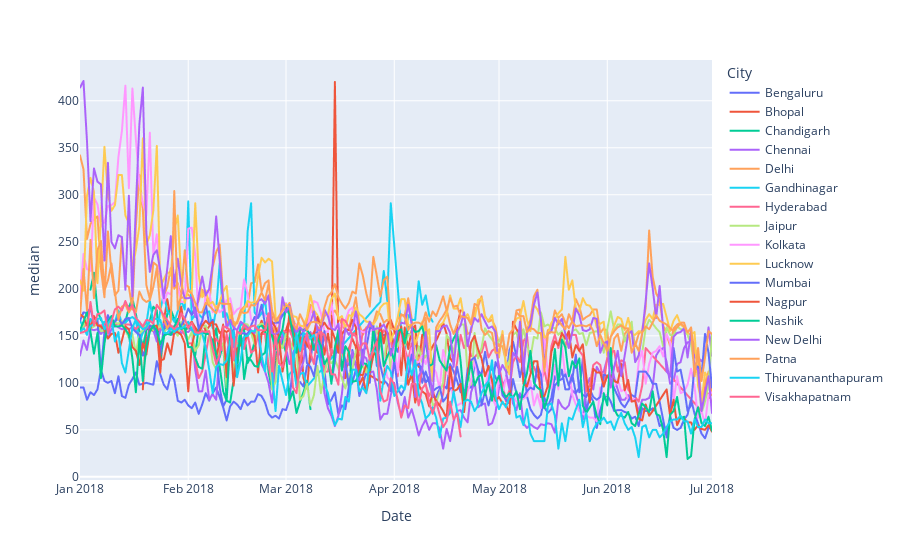

Notebook code cell kept with this figure:
### Code cell
df=df18[df18['Specie'].isin(['pm25'])]
fig=px.line(df,'Date','median',color='City')
fig.show()

### Figure 1 — Plotly figure (JSON) as saved in the notebook; plotly's stock layout.template omitted (floating-point values rounded to 4 significant figures; data arrays with more than 128 entries replaced by an {"elided": "..."} marker saying what was removed)
{"data": [{"hovertemplate": "City=Bengaluru<br>Date=%{x}<br>median=%{y}<extra></extra>", "legendgroup": "Bengaluru", "line": {"color": "#636efa", "dash": "solid"}, "mode": "lines", "name": "Bengaluru", "showlegend": true, "type": "scattergl", "x": {"elided": "182 str values"}, "xaxis": "x", "y": {"elided": "182 int values"}, "yaxis": "y"}, {"hovertemplate": "City=Bhopal<br>Date=%{x}<br>median=%{y}<extra></extra>", "legendgroup": "Bhopal", "line": {"color": "#EF553B", "dash": "solid"}, "mode": "lines", "name": "Bhopal", "showlegend": true, "type": "scattergl", "x": ["2018-01-19T00:00:00", "2018-01-20T00:00:00", "2018-01-21T00:00:00", "2018-01-22T00:00:00", "2018-01-23T00:00:00", "2018-01-24T00:00:00", "2018-01-25T00:00:00", "2018-01-26T00:00:00", "2018-01-27T00:00:00", "2018-01-28T00:00:00", "2018-01-29T00:00:00", "2018-01-30T00:00:00", "2018-01-31T00:00:00", "2018-02-01T00:00:00", "2018-02-02T00:00:00", "2018-02-03T00:00:00", "2018-02-04T00:00:00", "2018-02-05T00:00:00", "2018-02-06T00:00:00", "2018-02-07T00:00:00", "2018-02-08T00:00:00", "2018-02-09T00:00:00", "2018-02-10T00:00:00", "2018-02-11T00:00:00", "2018-02-12T00:00:00", "2018-02-13T00:00:00", "2018-02-14T00:00:00", "2018-02-15T00:00:00", "2018-02-16T00:00:00", "2018-02-17T00:00:00", "2018-02-18T00:00:00", "2018-02-19T00:00:00", "2018-02-20T00:00:00", "2018-02-21T00:00:00", "2018-02-22T00:00:00", "2018-02-23T00:00:00", "2018-02-24T00:00:00", "2018-02-25T00:00:00", "2018-02-26T00:00:00", "2018-02-27T00:00:00", "2018-02-28T00:00:00", "2018-03-01T00:00:00", "2018-03-02T00:00:00", "2018-03-03T00:00:00", "2018-03-04T00:00:00", "2018-03-05T00:00:00", "2018-03-06T00:00:00", "2018-03-07T00:00:00", "2018-03-08T00:00:00", "2018-03-09T00:00:00", "2018-03-10T00:00:00", "2018-03-11T00:00:00", "2018-03-12T00:00:00", "2018-03-13T00:00:00", "2018-03-14T00:00:00", "2018-03-15T00:00:00", "2018-03-16T00:00:00", "2018-03-17T00:00:00", "2018-03-18T00:00:00", "2018-03-19T00:00:00", "2018-03-20T00:00:00", "2018-03-21T00:00:00", "2018-03-22T00:00:00", "2018-03-23T00:00:00", "2018-03-24T00:00:00", "2018-03-25T00:00:00", "2018-03-29T00:00:00", "2018-03-30T00:00:00", "2018-03-31T00:00:00", "2018-04-01T00:00:00", "2018-04-02T00:00:00", "2018-04-03T00:00:00", "2018-04-04T00:00:00", "2018-04-05T00:00:00", "2018-04-06T00:00:00", "2018-04-07T00:00:00", "2018-04-08T00:00:00", "2018-04-09T00:00:00", "2018-04-10T00:00:00", "2018-04-11T00:00:00", "2018-04-12T00:00:00", "2018-04-13T00:00:00", "2018-04-14T00:00:00", "2018-04-15T00:00:00", "2018-04-16T00:00:00", "2018-04-17T00:00:00", "2018-04-18T00:00:00", "2018-04-19T00:00:00", "2018-04-20T00:00:00"], "xaxis": "x", "y": [93, 157, 157, 155, 157, 111, 166, 189, 168, 168, 164, 181, 154, 161, 165, 159, 153, 165, 155, 160, 163, 162, 153, 156, 154, 157, 145, 115, 157, 157, 158, 153, 147, 156, 166, 156, 170, 170, 108, 150, 147, 156, 168, 148, 95, 156, 105, 94, 135, 154, 132, 156, 130, 153, 129, 420, 135, 148, 105, 136, 147, 138, 98, 106, 89, 108, 99, 150, 155, 136, 152, 108, 159, 136, 156, 161, 117, 151, 152, 130, 139, 145, 153, 164, 152, 126, 121, 160, 177], "yaxis": "y"}, {"hovertemplate": "City=Chandigarh<br>Date=%{x}<br>median=%{y}<extra></extra>", "legendgroup": "Chandigarh", "line": {"color": "#00cc96", "dash": "solid"}, "mode": "lines", "name": "Chandigarh", "showlegend": true, "type": "scattergl", "x": ["2018-01-04T00:00:00", "2018-01-05T00:00:00", "2018-01-06T00:00:00", "2018-01-07T00:00:00", "2018-01-08T00:00:00", "2018-01-09T00:00:00", "2018-01-10T00:00:00", "2018-01-11T00:00:00", "2018-01-12T00:00:00", "2018-01-13T00:00:00", "2018-01-14T00:00:00", "2018-01-15T00:00:00", "2018-01-16T00:00:00", "2018-01-17T00:00:00", "2018-01-18T00:00:00", "2018-01-19T00:00:00", "2018-01-20T00:00:00", "2018-01-21T00:00:00", "2018-01-22T00:00:00", "2018-01-23T00:00:00", "2018-01-24T00:00:00", "2018-01-25T00:00:00", "2018-01-26T00:00:00", "2018-01-27T00:00:00", "2018-01-28T00:00:00", "2018-01-29T00:00:00", "2018-01-30T00:00:00", "2018-01-31T00:00:00", "2018-02-01T00:00:00", "2018-02-02T00:00:00", "2018-02-03T00:00:00", "2018-02-04T00:00:00", "2018-02-05T00:00:00", "2018-02-06T00:00:00", "2018-02-07T00:00:00", "2018-02-08T00:00:00", "2018-02-09T00:00:00", "2018-02-10T00:00:00", "2018-02-11T00:00:00", "2018-02-12T00:00:00", "2018-02-13T00:00:00", "2018-02-14T00:00:00", "2018-02-15T00:00:00", "2018-02-16T00:00:00", "2018-02-17T00:00:00", "2018-02-18T00:00:00", "2018-02-19T00:00:00", "2018-02-20T00:00:00", "2018-02-21T00:00:00", "2018-02-22T00:00:00", "2018-02-23T00:00:00", "2018-02-24T00:00:00", "2018-02-25T00:00:00", "2018-02-26T00:00:00", "2018-02-27T00:00:00", "2018-02-28T00:00:00", "2018-03-01T00:00:00", "2018-03-02T00:00:00", "2018-03-03T00:00:00", "2018-03-04T00:00:00", "2018-03-05T00:00:00", "2018-03-06T00:00:00", "2018-03-07T00:00:00", "2018-03-08T00:00:00"], "xaxis": "x", "y": [199, 217, 177, 167, 162, 168, 167, 165, 169, 161, 165, 180, 190, 173, 155, 138, 156, 166, 181, 177, 126, 147, 174, 178, 168, 156, 159, 157, 158, 157, 129, 159, 153, 153, 153, 139, 158, 127, 142, 81, 79, 103, 114, 155, 156, 121, 129, 144, 159, 161, 155, 111, 93, 133, 132, 145, 132, 81, 91, 68, 80, 90, 102, 72], "yaxis": "y"}, {"hovertemplate": "City=Chennai<br>Date=%{x}<br>median=%{y}<extra></extra>", "legendgroup": "Chennai", "line": {"color": "#ab63fa", "dash": "solid"}, "mode": "lines", "name": "Chennai", "showlegend": true, "type": "scattergl", "x": {"elided": "182 str values"}, "xaxis": "x", "y": {"elided": "182 int values"}, "yaxis": "y"}, {"hovertemplate": "City=Delhi<br>Date=%{x}<br>median=%{y}<extra></extra>", "legendgroup": "Delhi", "line": {"color": "#FFA15A", "dash": "solid"}, "mode": "lines", "name": "Delhi", "showlegend": true, "type": "scattergl", "x": {"elided": "182 str values"}, "xaxis": "x", "y": {"elided": "182 int values"}, "yaxis": "y"}, {"hovertemplate": "City=Gandhinagar<br>Date=%{x}<br>median=%{y}<extra></extra>", "legendgroup": "Gandhinagar", "line": {"color": "#19d3f3", "dash": "solid"}, "mode": "lines", "name": "Gandhinagar", "showlegend": true, "type": "scattergl", "x": ["2018-01-01T00:00:00", "2018-01-02T00:00:00", "2018-01-03T00:00:00", "2018-01-04T00:00:00", "2018-01-05T00:00:00", "2018-01-06T00:00:00", "2018-01-07T00:00:00", "2018-01-08T00:00:00", "2018-01-09T00:00:00", "2018-01-10T00:00:00", "2018-01-11T00:00:00", "2018-01-12T00:00:00", "2018-01-13T00:00:00", "2018-01-14T00:00:00", "2018-01-15T00:00:00", "2018-01-16T00:00:00", "2018-01-17T00:00:00", "2018-01-18T00:00:00", "2018-01-19T00:00:00", "2018-01-20T00:00:00", "2018-01-21T00:00:00", "2018-01-22T00:00:00", "2018-01-23T00:00:00", "2018-01-24T00:00:00", "2018-01-25T00:00:00", "2018-01-26T00:00:00", "2018-01-27T00:00:00", "2018-01-28T00:00:00", "2018-01-29T00:00:00", "2018-01-30T00:00:00", "2018-01-31T00:00:00", "2018-02-01T00:00:00", "2018-02-02T00:00:00", "2018-02-03T00:00:00", "2018-02-04T00:00:00", "2018-02-05T00:00:00", "2018-02-06T00:00:00", "2018-02-07T00:00:00", "2018-02-08T00:00:00", "2018-02-09T00:00:00", "2018-02-10T00:00:00", "2018-02-11T00:00:00", "2018-02-12T00:00:00", "2018-02-13T00:00:00", "2018-02-14T00:00:00", "2018-02-15T00:00:00", "2018-02-16T00:00:00", "2018-02-17T00:00:00", "2018-02-18T00:00:00", "2018-02-19T00:00:00", "2018-02-20T00:00:00", "2018-02-21T00:00:00", "2018-02-22T00:00:00", "2018-02-23T00:00:00", "2018-02-25T00:00:00", "2018-02-26T00:00:00", "2018-02-27T00:00:00", "2018-02-28T00:00:00", "2018-03-01T00:00:00", "2018-03-02T00:00:00", "2018-03-03T00:00:00", "2018-03-04T00:00:00", "2018-03-05T00:00:00", "2018-03-06T00:00:00", "2018-03-07T00:00:00", "2018-03-27T00:00:00", "2018-03-28T00:00:00", "2018-03-29T00:00:00", "2018-03-30T00:00:00", "2018-03-31T00:00:00", "2018-04-03T00:00:00", "2018-04-04T00:00:00", "2018-04-05T00:00:00", "2018-04-06T00:00:00", "2018-04-07T00:00:00", "2018-04-08T00:00:00", "2018-04-09T00:00:00", "2018-04-10T00:00:00", "2018-04-11T00:00:00", "2018-04-12T00:00:00"], "xaxis": "x", "y": [166, 159, 151, 168, 162, 162, 157, 165, 159, 160, 165, 177, 162, 164, 168, 170, 167, 141, 154, 163, 187, 164, 151, 177, 195, 176, 171, 165, 176, 187, 178, 293, 167, 173, 173, 169, 175, 176, 158, 178, 227, 170, 174, 162, 146, 130, 164, 159, 261, 291, 175, 169, 174, 190, 107, 137, 153, 155, 145, 145, 122, 96, 109, 111, 96, 182, 186, 219, 187, 291, 156, 131, 172, 167, 167, 208, 183, 193, 172, 165], "yaxis": "y"}, {"hovertemplate": "City=Hyderabad<br>Date=%{x}<br>median=%{y}<extra></extra>", "legendgroup": "Hyderabad", "line": {"color": "#FF6692", "dash": "solid"}, "mode": "lines", "name": "Hyderabad", "showlegend": true, "type": "scattergl", "x": {"elided": "165 str values"}, "xaxis": "x", "y": {"elided": "165 int values"}, "yaxis": "y"}, {"hovertemplate": "City=Jaipur<br>Date=%{x}<br>median=%{y}<extra></extra>", "legendgroup": "Jaipur", "line": {"color": "#B6E880", "dash": "solid"}, "mode": "lines", "name": "Jaipur", "showlegend": true, "type": "scattergl", "x": {"elided": "182 str values"}, "xaxis": "x", "y": {"elided": "182 int values"}, "yaxis": "y"}, {"hovertemplate": "City=Kolkata<br>Date=%{x}<br>median=%{y}<extra></extra>", "legendgroup": "Kolkata", "line": {"color": "#FF97FF", "dash": "solid"}, "mode": "lines", "name": "Kolkata", "showlegend": true, "type": "scattergl", "x": {"elided": "182 str values"}, "xaxis": "x", "y": {"elided": "182 int values"}, "yaxis": "y"}, {"hovertemplate": "City=Lucknow<br>Date=%{x}<br>median=%{y}<extra></extra>", "legendgroup": "Lucknow", "line": {"color": "#FECB52", "dash": "solid"}, "mode": "lines", "name": "Lucknow", "showlegend": true, "type": "scattergl", "x": {"elided": "182 str values"}, "xaxis": "x", "y": {"elided": "182 int values"}, "yaxis": "y"}, {"hovertemplate": "City=Mumbai<br>Date=%{x}<br>median=%{y}<extra></extra>", "legendgroup": "Mumbai", "line": {"color": "#636efa", "dash": "solid"}, "mode": "lines", "name": "Mumbai", "showlegend": true, "type": "scattergl", "x": {"elided": "177 str values"}, "xaxis": "x", "y": {"elided": "177 int values"}, "yaxis": "y"}, {"hovertemplate": "City=Nagpur<br>Date=%{x}<br>median=%{y}<extra></extra>", "legendgroup": "Nagpur", "line": {"color": "#EF553B", "dash": "solid"}, "mode": "lines", "name": "Nagpur", "showlegend": true, "type": "scattergl", "x": {"elided": "176 str values"}, "xaxis": "x", "y": {"elided": "176 int values"}, "yaxis": "y"}, {"hovertemplate": "City=Nashik<br>Date=%{x}<br>median=%{y}<extra></extra>", "legendgroup": "Nashik", "line": {"color": "#00cc96", "dash": "solid"}, "mode": "lines", "name": "Nashik", "showlegend": true, "type": "scattergl", "x": {"elided": "178 str values"}, "xaxis": "x", "y": {"elided": "178 int values"}, "yaxis": "y"}, {"hovertemplate": "City=New Delhi<br>Date=%{x}<br>median=%{y}<extra></extra>", "legendgroup": "New Delhi", "line": {"color": "#ab63fa", "dash": "solid"}, "mode": "lines", "name": "New Delhi", "showlegend": true, "type": "scattergl", "x": {"elided": "178 str values"}, "xaxis": "x", "y": {"elided": "178 int values"}, "yaxis": "y"}, {"hovertemplate": "City=Patna<br>Date=%{x}<br>median=%{y}<extra></extra>", "legendgroup": "Patna", "line": {"color": "#FFA15A", "dash": "solid"}, "mode": "lines", "name": "Patna", "showlegend": true, "type": "scattergl", "x": {"elided": "182 str values"}, "xaxis": "x", "y": {"elided": "182 int values"}, "yaxis": "y"}, {"hovertemplate": "City=Thiruvananthapuram<br>Date=%{x}<br>median=%{y}<extra></extra>", "legendgroup": "Thiruvananthapuram", "line": {"color": "#19d3f3", "dash": "solid"}, "mode": "lines", "name": "Thiruvananthapuram", "showlegend": true, "type": "scattergl", "x": {"elided": "180 str values"}, "xaxis": "x", "y": {"elided": "180 int values"}, "yaxis": "y"}, {"hovertemplate": "City=Visakhapatnam<br>Date=%{x}<br>median=%{y}<extra></extra>", "legendgroup": "Visakhapatnam", "line": {"color": "#FF6692", "dash": "solid"}, "mode": "lines", "name": "Visakhapatnam", "showlegend": true, "type": "scattergl", "x": ["2018-01-01T00:00:00", "2018-01-02T00:00:00", "2018-01-03T00:00:00", "2018-01-04T00:00:00", "2018-01-05T00:00:00", "2018-01-06T00:00:00", "2018-01-07T00:00:00", "2018-01-08T00:00:00", "2018-01-09T00:00:00", "2018-01-10T00:00:00", "2018-01-11T00:00:00", "2018-01-12T00:00:00", "2018-01-13T00:00:00", "2018-01-14T00:00:00", "2018-01-15T00:00:00", "2018-01-16T00:00:00", "2018-01-17T00:00:00", "2018-01-18T00:00:00", "2018-01-19T00:00:00", "2018-01-20T00:00:00", "2018-01-21T00:00:00", "2018-01-22T00:00:00", "2018-01-23T00:00:00", "2018-01-27T00:00:00", "2018-01-28T00:00:00", "2018-01-29T00:00:00", "2018-01-30T00:00:00", "2018-01-31T00:00:00", "2018-02-01T00:00:00", "2018-02-02T00:00:00", "2018-02-03T00:00:00", "2018-02-04T00:00:00", "2018-02-05T00:00:00", "2018-02-06T00:00:00", "2018-02-07T00:00:00", "2018-02-08T00:00:00", "2018-02-09T00:00:00", "2018-02-10T00:00:00", "2018-02-11T00:00:00", "2018-02-12T00:00:00", "2018-02-13T00:00:00", "2018-02-14T00:00:00", "2018-02-15T00:00:00", "2018-02-16T00:00:00", "2018-02-17T00:00:00", "2018-02-18T00:00:00", "2018-02-19T00:00:00", "2018-02-20T00:00:00", "2018-02-21T00:00:00", "2018-02-22T00:00:00", "2018-02-23T00:00:00", "2018-02-24T00:00:00", "2018-02-25T00:00:00", "2018-02-26T00:00:00", "2018-02-27T00:00:00", "2018-02-28T00:00:00", "2018-03-01T00:00:00", "2018-03-02T00:00:00", "2018-03-03T00:00:00", "2018-03-04T00:00:00", "2018-03-05T00:00:00", "2018-03-06T00:00:00", "2018-03-07T00:00:00", "2018-03-08T00:00:00", "2018-03-09T00:00:00", "2018-03-10T00:00:00", "2018-03-11T00:00:00", "2018-03-12T00:00:00", "2018-03-13T00:00:00", "2018-03-14T00:00:00", "2018-03-15T00:00:00", "2018-03-16T00:00:00", "2018-03-17T00:00:00", "2018-03-18T00:00:00", "2018-03-19T00:00:00", "2018-03-20T00:00:00", "2018-03-21T00:00:00", "2018-03-22T00:00:00", "2018-03-23T00:00:00", "2018-03-24T00:00:00", "2018-03-25T00:00:00", "2018-03-26T00:00:00", "2018-03-27T00:00:00", "2018-03-28T00:00:00", "2018-03-29T00:00:00", "2018-03-30T00:00:00", "2018-03-31T00:00:00", "2018-04-01T00:00:00", "2018-04-02T00:00:00", "2018-04-03T00:00:00", "2018-04-04T00:00:00", "2018-04-05T00:00:00", "2018-04-06T00:00:00", "2018-04-07T00:00:00", "2018-04-08T00:00:00", "2018-04-09T00:00:00", "2018-04-10T00:00:00", "2018-04-11T00:00:00", "2018-04-12T00:00:00", "2018-04-13T00:00:00", "2018-04-14T00:00:00", "2018-04-15T00:00:00", "2018-04-16T00:00:00", "2018-04-17T00:00:00", "2018-04-18T00:00:00", "2018-04-19T00:00:00", "2018-04-20T00:00:00"], "xaxis": "x", "y": [153, 154, 156, 186, 161, 173, 174, 177, 153, 165, 178, 181, 177, 187, 178, 183, 169, 165, 160, 167, 166, 163, 183, 161, 157, 162, 174, 168, 158, 164, 154, 153, 155, 154, 155, 136, 120, 130, 160, 159, 156, 124, 155, 152, 162, 156, 160, 161, 156, 156, 156, 174, 112, 151, 121, 117, 132, 147, 95, 89, 120, 142, 153, 132, 120, 152, 154, 151, 129, 109, 109, 98, 168, 166, 159, 151, 150, 135, 142, 142, 124, 136, 144, 91, 80, 82, 105, 98, 82, 63, 76, 73, 99, 99, 76, 94, 99, 79, 67, 80, 66, 53, 59, 80, 61, 67, 43], "yaxis": "y"}], "layout": {"autosize": true, "legend": {"title": {"text": "City"}, "tracegroupgap": 0}, "margin": {"t": 60}, "xaxis": {"anchor": "y", "autorange": true, "domain": [0, 1], "range": ["2018-01-01", "2018-07-01"], "title": {"text": "Date"}, "type": "date"}, "yaxis": {"anchor": "x", "autorange": true, "domain": [0, 1], "range": [-3.333, 443.3], "title": {"text": "median"}, "type": "linear"}}}
